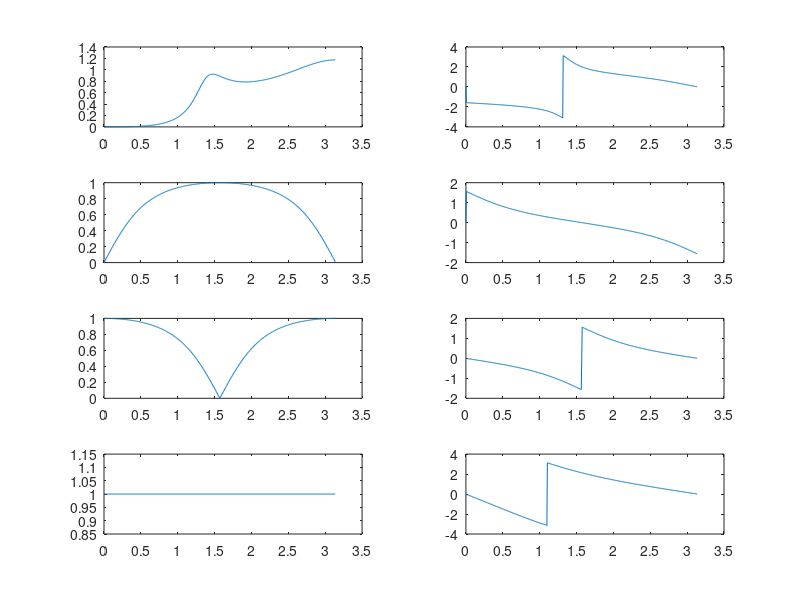

Write the MATLAB code that produced this figure.
clc;
clear all;
close all;
b1 = [0.16, -0.48, 0.48, -0.16];
a1 = [1, 0.13, 0.52, 0.3];

b2 = [0.634, 0, -0.634];
a2 = [1, 0, -0.268]

b3 = [0.634, 0, 0.634];
a3 = [1, 0, 0.268];

b4 = [1, -5, 10];
a4 = [10, -5, 1];

n = 512;
[h1, w1] = freqz(b1, a1, n);
[h2, w2] = freqz(b2, a2, n);
[h3, w3] = freqz(b3, a3, n);
[h4, w4] = freqz(b4, a4, n);

subplot(421);
plot(w1, abs(h1));
subplot(422);
plot(w1, angle(h1));

subplot(423);
plot(w2, abs(h2));
subplot(424);
plot(w2, angle(h2));

subplot(425);
plot(w3, abs(h3));
subplot(426);
plot(w3, angle(h3));

subplot(427);
plot(w4, abs(h4));
subplot(428);
plot(w4, angle(h4));